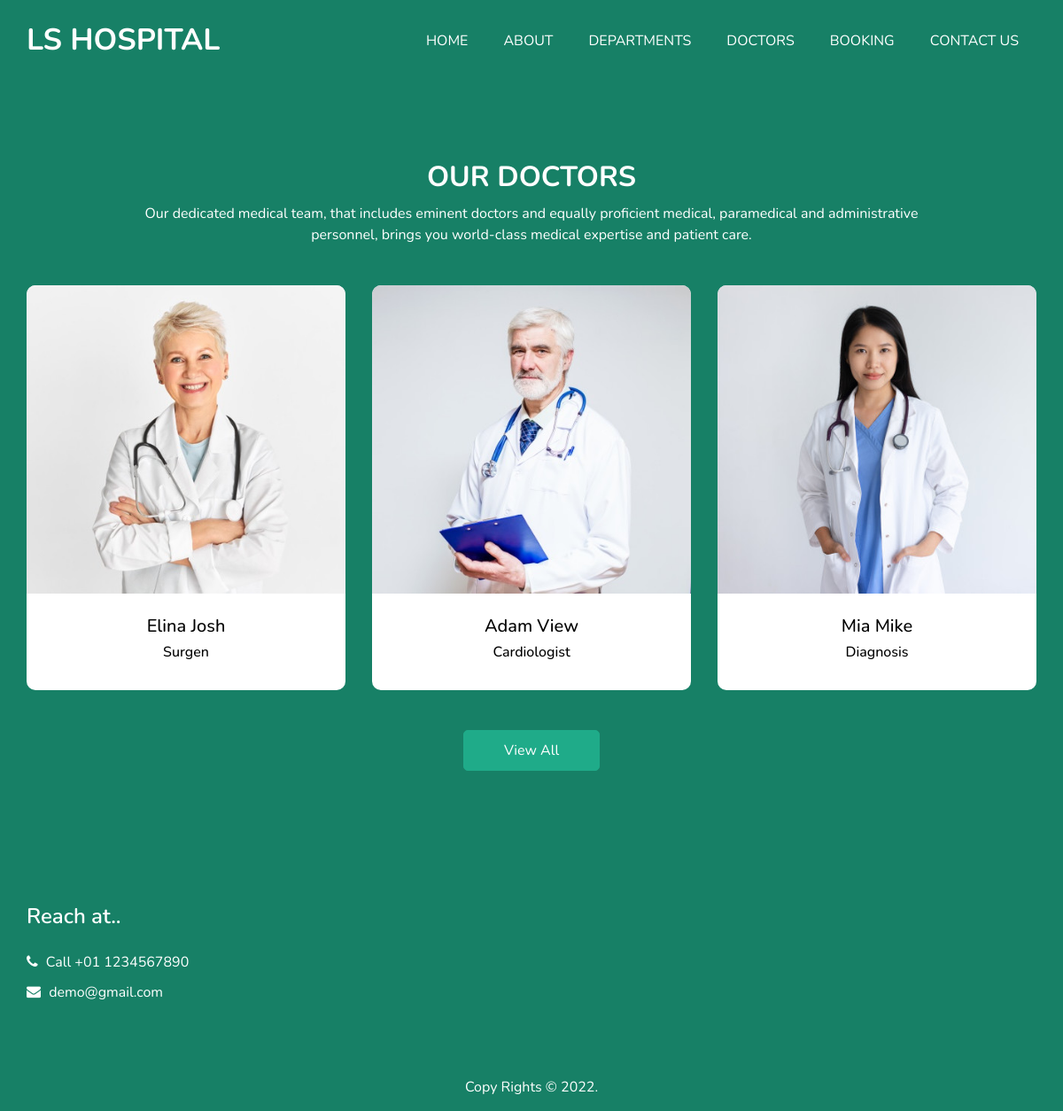
The page /doctors/ on the database as committed earlier.
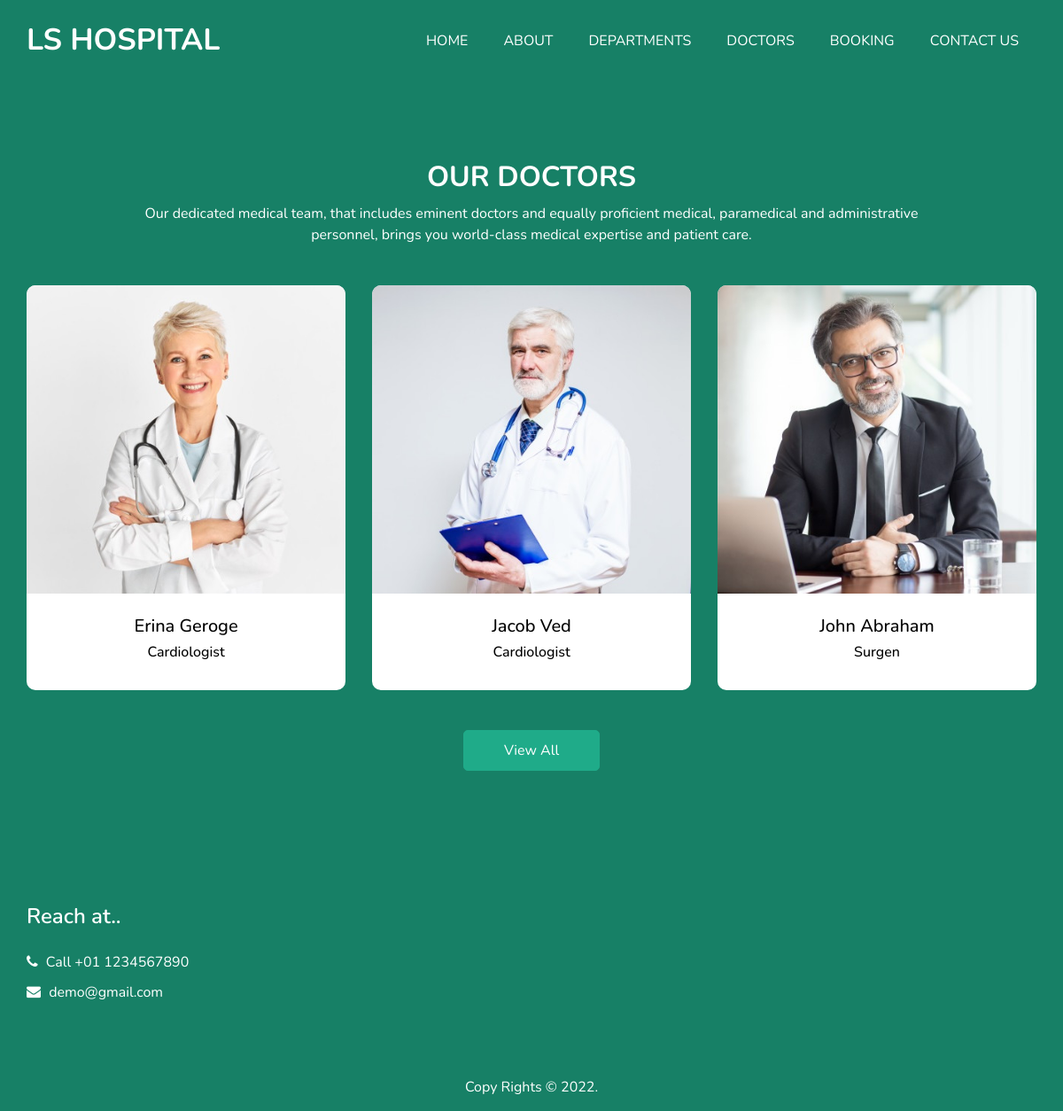
The same page on the database as committed later.
### home/models.py (models this page shows, shortened)
class Doctors(models.Model):
    blood_choices=[
        ("O+","O+"),
        ("A+","A+"),
        ("B+","B+"),
        ("AB+","AB+")
    ]
    gender_choices=[
        ("Male","Male"),
        ("Female","Female")
    ]
    doc_name=models.CharField(max_length=255)
    doc_email=models.EmailField(unique=True,default="")#primary key for this model
    doc_phone=models.CharField(max_length=10,default="")
    doc_address=models.TextField(default="")
    gender=models.CharField(max_length=10,choices=gender_choices,default="")
    blood=models.CharField(max_length=10,default="",choices=blood_choices)
    doc_spec=models.CharField(max_length=255)
    dept_name=models.ForeignKey(Departments,on_delete=models.CASCADE)
    doc_image=models.ImageField(upload_to='doctors')

### home/views.py (the view)
# urls.py: path('doctors/', views.doctors,name='doctors'),
def doctors(request):
    doc_count=Doctors.objects.all().count()
    first_doc=Doctors.objects.all()[:3]
    last_doc=Doctors.objects.all()[3:doc_count]
    dict_doc={
          'doctors':Doctors.objects.all(),'first_doc':first_doc,'last_doc':last_doc
         }
    return render(request,'doctors.html',dict_doc)

### templates/doctors.html (shortened to what this page needs)
{%extends 'base.html'%}
{%load static%}
{%block content%}
 <section class="doctor_section layout_padding">
  <div class="container">
    <div class="heading_container heading_center">
      <h2>
        Our Doctors
      </h2>
      <p class="col-md-10 mx-auto px-0">
        Our dedicated medical team, that includes eminent doctors and equally proficient medical, paramedical and administrative personnel, brings you world-class medical expertise and patient care.
      </p>
    </div>
    <div class="row">
      {%for d in first_doc %}
      <div class="col-sm-6 col-lg-4 mx-auto">
        <div class="box">
          <div class="img-box">
            <img src="{{d.doc_image.url}}" alt="">
          </div>
          <div class="detail-box">
            <h5>
              {{d.doc_name}}
            </h5>
            <h6 class="">
              {{d.doc_spec}}
            </h6>
          </div>
        </div>
      </div>
      {%endfor%}
    </div>
    <div class="btn-box">
      <a class="btn" type="button" data-bs-toggle="collapse" href="#collapseid" role="button" aria-expanded="false" aria-controls="collapseExample">
        View All
      </a>
    </div>
  </div>
</section>
{%endblock%}

### templates/base.html (shortened to what this page needs)
{% load static%}
<!DOCTYPE html>
<html>
    <head>
        <link rel="stylesheet"
            href="{% static 'css/bootstrap.css'%}">
        <link rel="stylesheet" href="">
        <link rel="stylesheet" type="text/css" href="https://cdnjs.cloudflare.com/ajax/libs/OwlCarousel2/2.3.4/assets/owl.carousel.min.css" />
        <link href="{% static 'css/font-awesome.min.css'%}" rel="stylesheet" />
        <link href="{% static 'css/style.css'%}" rel="stylesheet" />
        <link href="{% static 'css/responsive.css'%}" rel="stylesheet" />
    </head>
    <body class="sub_page">
      <div class="hero_area">
        <header class="header_section">
          <div class="container">
            <nav class="navbar navbar-expand-lg custom_nav-container ">
              <a class="navbar-brand" href="{%url 'home'%}">
                <span>
                 LS Hospital
                </span>
              </a>
              <div class="collapse navbar-collapse" id="navbarSupportedContent">
                <ul class="navbar-nav">
                  <li class="nav-item active">
                    <a class="nav-link" href="{%url 'home'%}">Home <span class="sr-only">(current)</span></a>
                  </li>
                  <li class="nav-item">
                    <a class="nav-link" href="{%url 'about'%}"> About</a>
                  </li>
                  <li class="nav-item">
                    <a class="nav-link" href="{%url 'department'%}">Departments</a>
                  </li>
                  <li class="nav-item">
                    <a class="nav-link" href="{%url 'doctors'%}">Doctors</a>
                  </li>
                  <li class="nav-item">
                    <a class="nav-link" href="{%url 'booking'%}">Booking</a>
                  </li>
                  <li class="nav-item">
                    <a class="nav-link" href="{%url 'contact'%}">Contact Us</a>
                  </li>
                </ul>
              </div>
            </nav>
          </div>
        </header>
     </div>
        {%block content%}{%endblock%}
  <footer class="footer_section">
    <div class="container">
      <div class="row">
        <div class="col-md-6 col-lg-3 footer_col">
          <div class="footer_contact">
            <h4>
              Reach at..
            </h4>
            <div class="contact_link_box">
              <a href="">
                <i class="fa fa-phone" aria-hidden="true"></i>
                <span>
                  Call +01 1234567890
                </span>
              </a>
              <a href="">
                <i class="fa fa-envelope" aria-hidden="true"></i>
                <span>
                  demo@gmail.com
                </span>
              </a>
            </div>
          </div>
        </div>
      </div>
      <div class="row">
        <div class="col-12   mt-md-5  text-center">
          Copy Rights © 2022.
        </div>
      </div>
    </div>
  </footer>
    </body>
</html>

### static/css/style.css (style rules this page uses)
body { font-family: 'Nunito', sans-serif; color: #000000; background-color: #fefefe; overflow-x: hidden; }
.layout_padding { padding: 90px 0; }
.heading_container { display: -webkit-box; display: -ms-flexbox; display: flex; -webkit-box-orient: vertical; -webkit-box-direction: normal; -ms-flex-direction: column; flex-direction: column; -webkit-box-align: start; -ms-flex-align: start; align-items: flex-start; }
.heading_container h2 { position: relative; font-weight: bold; margin-bottom: 0; text-transform: uppercase; }
.heading_container p { margin-top: 10px; margin-bottom: 0; }
.heading_container.heading_center { -webkit-box-align: center; -ms-flex-align: center; align-items: center; text-align: center; }
a, a:hover, a:focus { text-decoration: none; }
.btn, .btn:focus { outline: none !important; -webkit-box-shadow: none; box-shadow: none; }
.hero_area { position: relative; min-height: 100vh; display: -webkit-box; display: -ms-flexbox; display: flex; -webkit-box-orient: vertical; -webkit-box-direction: normal; -ms-flex-direction: column; flex-direction: column; }
.sub_page .hero_area { min-height: auto; background-color: #178066; }
.header_section { padding: 15px 0; }
.navbar-brand span { font-weight: bold; font-size: 34px; color:#ffffff; text-transform: uppercase; }
.custom_nav-container { padding: 0; }
.custom_nav-container .navbar-nav { margin-left: auto; }
.custom_nav-container .navbar-nav .nav-item .nav-link { padding: 5px 20px; color: #ffffff; text-align: center; text-transform: uppercase; border-radius: 5px; -webkit-transition: all 0.3s; transition: all 0.3s; }
.doctor_section { background: #178066; }
.doctor_section .heading_container { color: #ffffff; }
.doctor_section .box { display: -webkit-box; display: -ms-flexbox; display: flex; -webkit-box-orient: vertical; -webkit-box-direction: normal; -ms-flex-direction: column; flex-direction: column; overflow: hidden; margin-top: 45px; border-radius: 10px; overflow: hidden; background: #ffffff; }
.doctor_section .box .img-box { width: 100%; }
.doctor_section .box .img-box img { width: 100%; }
.doctor_section .box .detail-box { width: 100%; padding: 25px 15px; text-align: center; position: relative; }
.doctor_section .btn-box { display: -webkit-box; display: -ms-flexbox; display: flex; -webkit-box-pack: center; -ms-flex-pack: center; justify-content: center; margin-top: 45px; }
.doctor_section .btn-box a { display: inline-block; padding: 10px 45px; background-color: #1fab89; color: #ffffff; border-radius: 5px; -webkit-transition: all 0.3s; transition: all 0.3s; border: 1px solid #1fab89; }
.footer_section { background: #178066; color: #ffffff; padding: 60px 0 15px 0; position: relative; }
.footer_section h4 { font-weight: 600; margin-bottom: 20px; }
.footer_section .footer_col { margin-bottom: 30px; }
.footer_section .footer_contact .contact_link_box { display: -webkit-box; display: -ms-flexbox; display: flex; -webkit-box-orient: vertical; -webkit-box-direction: normal; -ms-flex-direction: column; flex-direction: column; }
.footer_section .footer_contact .contact_link_box a { margin: 5px 0; color: #ffffff; }
.footer_section .footer_contact .contact_link_box a i { margin-right: 5px; }

### static/css/responsive.css (style rules this page uses)
@media (min-width: 1200px) { .container { max-width: 1170px; } }

Rows that differ between the two databases and show on the page:
removed Doctors: doc_image (picture), doc_name "Mia Mike", doc_spec "Diagnosis"
changed Doctors: doc_name "Elina Josh" → "Erina Geroge"; doc_spec "Surgen" → "Cardiologist"
changed Doctors: doc_name "Adam View" → "Jacob Ved"
added Doctors: doc_image (picture), doc_name "John Abraham", doc_spec "Surgen"
